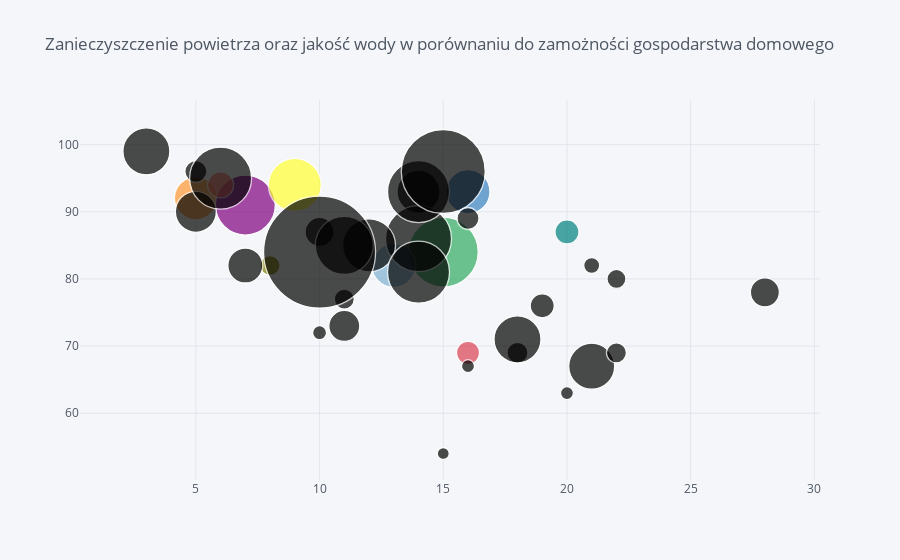

Here is the notebook cell this chart was saved with:
### Code cell
df.iplot(kind='bubble',
        x='Air pollution in ugm3',
        y='Water quality as pct',
        size='Household net financial wealth in usd',
        title='Zanieczyszczenie powietrza oraz jakość wody w porównaniu do zamożności gospodarstwa domowego',
        text='Country'
)

### Figure 1 — Plotly figure (JSON) as saved in the notebook; plotly's stock layout.template omitted (floating-point values rounded to 4 significant figures)
{"data": [{"marker": {"color": ["rgb(255, 153, 51)", "rgb(55, 128, 191)", "rgb(50, 171, 96)", "rgb(128, 0, 128)", "rgb(219, 64, 82)", "rgb(0, 128, 128)", "rgb(255, 255, 51)", "rgb(128, 128, 0)", "rgb(251, 128, 114)", "rgb(128, 177, 211)"], "line": {"width": 1.3}, "size": [43, 44, 70, 60, 23, 24, 53, 20, 26, 44, 43, 21, 24, 47, 35, 46, 47, 66, 29, 20, 53, 13, 62, 41, 22, 19, 29, 16, 22, 31, 62, 84, 13, 58, 112, 62, 14, 12, 20], "symbol": "circle"}, "mode": "markers", "text": ["Australia", "Austria", "Belgium", "Canada", "Chile", "Czech Republic", "Denmark", "Estonia", "Finland", "France", "Germany", "Greece", "Hungary", "Iceland", "Ireland", "Israel", "Italy", "Japan", "South Korea", "Latvia", "Luxembourg", "Mexico", "Netherlands", "New Zealand", "Norway", "Poland", "Portugal", "Slovak Republic", "Slovenia", "Spain", "Sweden", "Switzerland", "Turkey", "United Kingdom", "USA", "OECD - Total", "Brazil", "Russia", "South Africa"], "type": "scatter", "x": [5, 16, 15, 7, 16, 20, 9, 8, 6, 13, 14, 18, 19, 3, 7, 21, 18, 14, 28, 11, 12, 16, 14, 5, 5, 22, 10, 21, 16, 11, 6, 15, 20, 11, 10, 14, 10, 15, 22], "y": [92, 93, 84, 91, 69, 87, 94, 82, 94, 82, 93, 69, 76, 99, 82, 67, 71, 86, 78, 77, 85, 67, 93, 90, 96, 80, 87, 82, 89, 73, 95, 96, 63, 85, 84, 81, 72, 54, 69]}], "layout": {"legend": {"bgcolor": "#F5F6F9", "font": {"color": "#4D5663"}}, "paper_bgcolor": "#F5F6F9", "plot_bgcolor": "#F5F6F9", "title": {"font": {"color": "#4D5663"}, "text": "Zanieczyszczenie powietrza oraz jakość wody w porównaniu do zamożności gospodarstwa domowego"}, "xaxis": {"gridcolor": "#E1E5ED", "showgrid": true, "tickfont": {"color": "#4D5663"}, "title": {"font": {"color": "#4D5663"}, "text": ""}, "zerolinecolor": "#E1E5ED"}, "yaxis": {"gridcolor": "#E1E5ED", "showgrid": true, "tickfont": {"color": "#4D5663"}, "title": {"font": {"color": "#4D5663"}, "text": ""}, "zerolinecolor": "#E1E5ED"}}}
